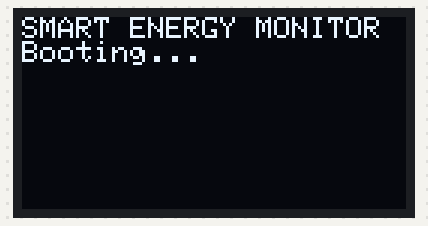
A program run on a simulated ESP32. Shown: 128×64 one-colour display. WiFi joins after 1.5 s; servers stay silent unless stated; random numbers use the default seed unless the program sets one; no MQTT or app messages arrive unless stated; what the program prints to the serial monitor is not drawn.

Above: at 0.4 s.
At 4.4 s:
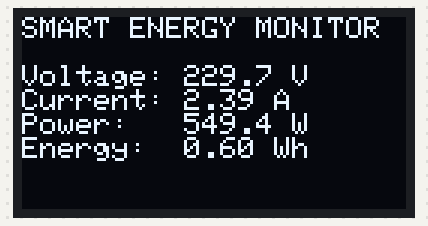
At 9.4 s:
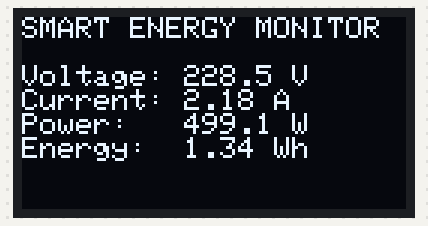
At 19.4 s:
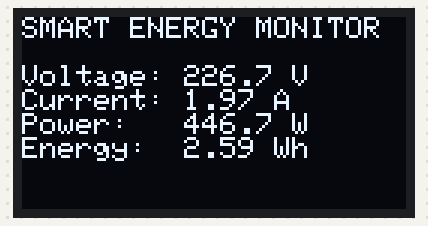
At 28.4 s:
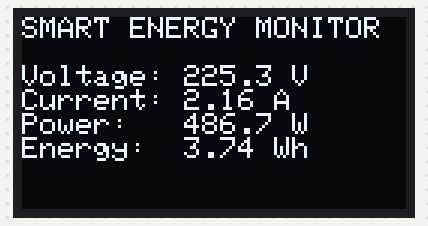
At 38.4 s:
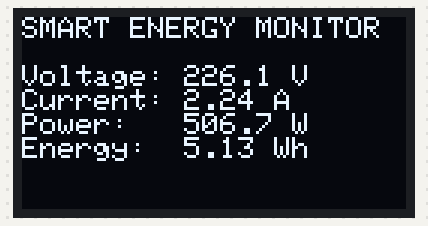

The program:

main.cpp
```cpp
/*
 * Smart Energy Monitor - ESP32 firmware entry point.
 *
 * Reads voltage/current (simulated or real, see sensor.cpp), computes
 * power/energy, shows the latest values on an OLED, and publishes JSON
 * readings over MQTT. Everything is scheduled with millis() - there are
 * no blocking delay() calls in the main loop, so WiFi/MQTT reconnects and
 * sensor sampling never freeze the device.
 */
#include <Arduino.h>
#include <WiFi.h>

#include "config.h"
#include "sensor.h"
#include "energy.h"
#include "mqtt.h"
#include "display.h"

Sensor sensor;
EnergyMeter energyMeter;
MqttManager mqttManager;
Display display;

unsigned long lastSensorSampleMs = 0;
unsigned long lastDisplayUpdateMs = 0;
unsigned long lastMqttPublishMs = 0;
unsigned long lastWifiAttemptMs = 0;

SensorReading latestReading = {230.0f, 0.0f};

bool wifiConnectInProgress = false;
unsigned long wifiConnectStartedMs = 0;

// ---------------------------------------------------------------------------
// WiFi: non-blocking connect with timeout + automatic reconnection.
// ---------------------------------------------------------------------------
void startWifiConnect() {
    Serial.println("WiFi connecting...");
    WiFi.mode(WIFI_STA);
    WiFi.begin(WIFI_SSID, WIFI_PASSWORD);
    wifiConnectInProgress = true;
    wifiConnectStartedMs = millis();
}

void handleWifi() {
    if (WiFi.status() == WL_CONNECTED) {
        if (wifiConnectInProgress) {
            wifiConnectInProgress = false;
            Serial.print("WiFi connected. IP: ");
            Serial.println(WiFi.localIP());
        }
        return;
    }

    // Not connected right now.
    if (!wifiConnectInProgress) {
        // Retry periodically rather than hammering WiFi.begin().
        unsigned long now = millis();
        if (now - lastWifiAttemptMs >= 5000UL) {
            lastWifiAttemptMs = now;
            startWifiConnect();
        }
        return;
    }

    // A connection attempt is in progress - check for timeout without blocking.
    if (millis() - wifiConnectStartedMs >= WIFI_CONNECT_TIMEOUT_MS) {
        Serial.println("WiFi connect timed out, will retry.");
        wifiConnectInProgress = false;
        lastWifiAttemptMs = millis();
    }
}

// ---------------------------------------------------------------------------
void setup() {
    Serial.begin(115200);
    delay(200); // brief pause purely for USB-serial enumeration, not logic

    Serial.println();
    Serial.println("=== Smart Energy Monitor booting ===");

    display.begin();
    display.showMessage("SMART ENERGY MONITOR", "Booting...");

    sensor.begin();
    energyMeter.begin();
    mqttManager.begin();

    startWifiConnect();
    lastSensorSampleMs = lastDisplayUpdateMs = lastMqttPublishMs = millis();
}

// ---------------------------------------------------------------------------
void loop() {
    unsigned long now = millis();

    // WiFi + MQTT connectivity are both handled non-blockingly every loop.
    handleWifi();
    mqttManager.loop();

    // --- Sensor sampling (every SENSOR_SAMPLE_INTERVAL_MS) ---
    if (now - lastSensorSampleMs >= SENSOR_SAMPLE_INTERVAL_MS) {
        unsigned long elapsed = now - lastSensorSampleMs;
        lastSensorSampleMs = now;

        Serial.println("Sensor reading...");
        latestReading = sensor.read();
        energyMeter.update(latestReading, elapsed);
    }

    // --- OLED update (every DISPLAY_UPDATE_INTERVAL_MS) ---
    if (now - lastDisplayUpdateMs >= DISPLAY_UPDATE_INTERVAL_MS) {
        lastDisplayUpdateMs = now;
        display.showReadings(
            latestReading.voltage,
            latestReading.current,
            energyMeter.instantaneousPowerW(),
            energyMeter.sessionEnergyWh()
        );
    }

    // --- MQTT publish (every MQTT_PUBLISH_INTERVAL_MS) ---
    if (now - lastMqttPublishMs >= MQTT_PUBLISH_INTERVAL_MS) {
        lastMqttPublishMs = now;
        if (mqttManager.isConnected()) {
            mqttManager.publishReading(
                (unsigned long)(millis() / 1000), // NOTE: use RTC/NTP epoch in production
                latestReading.voltage,
                latestReading.current,
                energyMeter.instantaneousPowerW(),
                energyMeter.sessionEnergyWh()
            );
        } else {
            Serial.println("Skipping publish: MQTT not connected.");
        }
    }
}
```

display.cpp
```cpp
#include "display.h"
#include "config.h"
#include <Wire.h>
#include <Adafruit_GFX.h>
#include <Adafruit_SSD1306.h>

static Adafruit_SSD1306 oled(OLED_WIDTH, OLED_HEIGHT, &Wire, OLED_RESET_PIN);

bool Display::begin() {
    Wire.begin();
    _available = oled.begin(SSD1306_SWITCHCAPVCC, OLED_I2C_ADDRESS);
    if (!_available) {
        Serial.println("[display] SSD1306 not found - continuing without OLED.");
        return false;
    }
    oled.clearDisplay();
    oled.setTextColor(SSD1306_WHITE);
    oled.setTextSize(1);
    oled.setCursor(0, 0);
    oled.println("SMART ENERGY MONITOR");
    oled.println("Starting...");
    oled.display();
    return true;
}

void Display::showReadings(float voltage, float current, float power, float energyWh) {
    if (!_available) return;

    oled.clearDisplay();
    oled.setCursor(0, 0);
    oled.setTextSize(1);
    oled.println("SMART ENERGY MONITOR");
    oled.println();

    oled.print("Voltage: ");
    oled.print(voltage, 1);
    oled.println(" V");

    oled.print("Current: ");
    oled.print(current, 2);
    oled.println(" A");

    oled.print("Power:   ");
    oled.print(power, 1);
    oled.println(" W");

    oled.print("Energy:  ");
    oled.print(energyWh, 2);
    oled.println(" Wh");

    oled.display();
}

void Display::showMessage(const char *line1, const char *line2) {
    if (!_available) return;

    oled.clearDisplay();
    oled.setCursor(0, 0);
    oled.setTextSize(1);
    oled.println(line1);
    if (line2) {
        oled.println(line2);
    }
    oled.display();
}
```

display.h
```cpp
#pragma once
#include <Arduino.h>

/*
 * display.h - OLED (SSD1306) output. Keeps the UI simple and readable:
 * shows the latest voltage, current, power, and session energy.
 */
class Display {
public:
    // Returns false if the display was not found on the I2C bus (firmware
    // continues running headless in that case - never blocks on this).
    bool begin();

    void showReadings(float voltage, float current, float power, float energyWh);
    void showMessage(const char *line1, const char *line2 = nullptr);

private:
    bool _available = false;
};
```

energy.cpp
```cpp
#include "energy.h"

void EnergyMeter::begin() {
    _powerW = 0.0f;
    _sessionEnergyWh = 0.0;
    _todayEnergyWh = 0.0;
}

float EnergyMeter::update(const SensorReading &reading, unsigned long elapsedMs) {
    // P = V x I
    _powerW = reading.voltage * reading.current;

    // Energy (Wh) = Power (W) x Time (h)
    double elapsedHours = elapsedMs / 3600000.0; // ms -> h
    double deltaWh = _powerW * elapsedHours;

    _sessionEnergyWh += deltaWh;
    _todayEnergyWh += deltaWh;

    return _powerW;
}

void EnergyMeter::resetDaily() {
    _todayEnergyWh = 0.0;
}
```

energy.h
```cpp
#pragma once
#include "sensor.h"

/*
 * energy.h - power/energy calculations.
 *
 * Power (W)     = Voltage (V) x Current (A)
 * Energy (Wh)   = Power (W) x Time (h), accumulated across samples
 */
class EnergyMeter {
public:
    void begin();

    // Feed a new sensor reading and elapsed time (ms) since the previous
    // sample; updates internal accumulators and returns instantaneous power.
    float update(const SensorReading &reading, unsigned long elapsedMs);

    float instantaneousPowerW() const { return _powerW; }
    float sessionEnergyWh() const { return _sessionEnergyWh; }
    float todayEnergyWh() const { return _todayEnergyWh; }

    // Call once every 24h (or on manual reset) to roll the daily counter.
    void resetDaily();

private:
    float _powerW = 0.0f;
    double _sessionEnergyWh = 0.0;
    double _todayEnergyWh = 0.0;
};
```

mqtt.cpp
```cpp
#include "mqtt.h"
#include "config.h"
#include <ArduinoJson.h>

void MqttManager::begin() {
    snprintf(_readingsTopic, sizeof(_readingsTopic), MQTT_TOPIC_READINGS_FMT, DEVICE_ID);
    snprintf(_statusTopic, sizeof(_statusTopic), MQTT_TOPIC_STATUS_FMT, DEVICE_ID);

    _mqttClient.setClient(_wifiClient);
    _mqttClient.setServer(MQTT_HOST, MQTT_PORT);
    _mqttClient.setBufferSize(384); // JSON payloads are small but give headroom
}

bool MqttManager::isConnected() {
    return _mqttClient.connected();
}

void MqttManager::tryConnect() {
    if (WiFi.status() != WL_CONNECTED) {
        return; // wait for WiFi manager to reconnect first
    }

    Serial.println("MQTT connecting...");

    bool ok;
    // Last-Will-and-Testament: broker publishes "offline" for us if we
    // disconnect unexpectedly (crash, power loss, etc.)
    StaticJsonDocument<128> lwt;
    lwt["device_id"] = DEVICE_ID;
    lwt["status"] = "offline";
    char lwtPayload[128];
    size_t n = serializeJson(lwt, lwtPayload);

    if (strlen(MQTT_USERNAME) > 0) {
        ok = _mqttClient.connect(DEVICE_ID, MQTT_USERNAME, MQTT_PASSWORD,
                                  _statusTopic, 1, true, lwtPayload, true);
    } else {
        ok = _mqttClient.connect(DEVICE_ID, nullptr, nullptr,
                                  _statusTopic, 1, true, lwtPayload, true);
    }

    if (ok) {
        Serial.println("MQTT connected.");
        publishStatus("online");
    } else {
        Serial.print("MQTT connect failed, rc=");
        Serial.println(_mqttClient.state());
    }
}

bool MqttManager::loop() {
    if (!_mqttClient.connected()) {
        unsigned long now = millis();
        // Non-blocking retry: only attempt reconnect every
        // MQTT_RECONNECT_INTERVAL_MS, never in a tight loop.
        if (now - _lastReconnectAttempt >= MQTT_RECONNECT_INTERVAL_MS) {
            _lastReconnectAttempt = now;
            tryConnect();
        }
        return false;
    }

    _mqttClient.loop();
    return true;
}

bool MqttManager::publishReading(unsigned long epochSeconds, float voltage, float current,
                                  float power, float energyWh) {
    if (!_mqttClient.connected()) return false;

    StaticJsonDocument<256> doc;
    doc["device_id"] = DEVICE_ID;
    doc["timestamp"] = epochSeconds;
    doc["voltage"] = voltage;
    doc["current"] = current;
    doc["power"] = power;
    doc["energy_wh"] = energyWh;

    char payload[256];
    size_t len = serializeJson(doc, payload);

    Serial.println("Publishing reading...");
    bool ok = _mqttClient.publish(_readingsTopic, payload, len);
    if (ok) {
        Serial.println("Reading published.");
    } else {
        Serial.println("Publish failed.");
    }
    return ok;
}

bool MqttManager::publishStatus(const char *status) {
    if (!_mqttClient.connected()) return false;

    StaticJsonDocument<128> doc;
    doc["device_id"] = DEVICE_ID;
    doc["status"] = status;

    char payload[128];
    size_t len = serializeJson(doc, payload);

    // retain=true so late-joining subscribers immediately know device status
    return _mqttClient.publish(_statusTopic, (const uint8_t *)payload, len, true);
}
```

mqtt.h
```cpp
#pragma once
#include <Arduino.h>
#include <WiFi.h>
#include <PubSubClient.h>

/*
 * mqtt.h - MQTT connectivity: non-blocking connect/reconnect + JSON publish.
 *
 * Publishes to:
 *   energy/{device_id}/readings  - periodic measurement payloads
 *   energy/{device_id}/status    - "online"/"offline" (retained, LWT)
 */
class MqttManager {
public:
    void begin();

    // Call every loop() iteration. Handles the PubSubClient loop and
    // non-blocking reconnect attempts. Returns true if currently connected.
    bool loop();

    bool isConnected();

    // Publish a reading as JSON: {device_id, timestamp, voltage, current, power, energy_wh}
    bool publishReading(unsigned long epochSeconds, float voltage, float current,
                         float power, float energyWh);

    bool publishStatus(const char *status);

private:
    WiFiClient _wifiClient;
    PubSubClient _mqttClient;

    char _readingsTopic[64];
    char _statusTopic[64];

    unsigned long _lastReconnectAttempt = 0;

    void tryConnect();
};
```

sensor.cpp
```cpp
#include "sensor.h"
#include "config.h"

void Sensor::begin() {
#if SENSOR_MODE_SIMULATED
    randomSeed(analogRead(0));
    Serial.println("[sensor] Running in SIMULATED mode (no hardware required).");
#else
    // TODO: initialize your real current/voltage sensing hardware here
    // (e.g. begin ADC, configure the current-transformer driver, etc.)
    Serial.println("[sensor] Running in HARDWARE mode.");
#endif
}

#if SENSOR_MODE_SIMULATED

static float bounded(float value, float lo, float hi) {
    if (value < lo) return lo;
    if (value > hi) return hi;
    return value;
}

// Generates a small, realistic drift around the previous value rather than
// fully random noise, so plotted values look like a real load.
static float nextValue(float previous, float maxStep, float lo, float hi) {
    float step = ((float)random(-1000, 1000) / 1000.0f) * maxStep;
    return bounded(previous + step, lo, hi);
}

SensorReading Sensor::read() {
    lastVoltage = nextValue(lastVoltage, 0.6f, 215.0f, 245.0f);

    // Occasionally simulate a load spike (e.g. an appliance switching on).
    float maxCurrentStep = (random(0, 100) < 3) ? 4.0f : 0.15f;
    lastCurrent = nextValue(lastCurrent, maxCurrentStep, 0.1f, 12.0f);

    SensorReading r;
    r.voltage = lastVoltage;
    r.current = lastCurrent;
    return r;
}

#else

SensorReading Sensor::read() {
    // TODO: replace with real ADC reads from your sensor module, converted
    // to RMS voltage/current. Keep the same struct shape so the rest of the
    // firmware (energy calculation, MQTT, display) needs no changes.
    SensorReading r;
    r.voltage = 0.0f;
    r.current = 0.0f;
    return r;
}

#endif
```

sensor.h
```cpp
#pragma once
#include <Arduino.h>

/*
 * sensor.h - abstraction over the voltage/current sensor.
 *
 * In SENSOR_MODE_SIMULATED (see config.h), readings are generated with
 * small realistic variations around typical mains values, so the whole
 * system can be developed and demoed with no electrical hardware at all.
 *
 * For real hardware: replace the body of Sensor::read() in sensor.cpp with
 * calls into your current-sensing module's driver (e.g. an ADC read from a
 * non-invasive CT clamp + a calibrated voltage reference). Do NOT connect
 * the ESP32 directly to mains - use an appropriately isolated module and
 * have the electrical wiring done by someone qualified to do so safely.
 */

struct SensorReading {
    float voltage;  // Volts (RMS)
    float current;  // Amps (RMS)
};

class Sensor {
public:
    void begin();

    // Returns the latest voltage/current reading.
    SensorReading read();

private:
    float lastVoltage = 230.0f;
    float lastCurrent = 2.2f;
};
```

config.h
```cpp
#pragma once
/*
 * config.h - central configuration for the Smart Energy Monitor firmware.
 *
 * IMPORTANT: never commit real credentials. Copy this file, fill in your
 * own values, and keep the real one out of version control (see
 * firmware/.gitignore-equivalent guidance in the README).
 */

// ---------------------------------------------------------------------------
// Device identity
// ---------------------------------------------------------------------------
#define DEVICE_ID "esp32-energy-01"

// ---------------------------------------------------------------------------
// Wi-Fi
// ---------------------------------------------------------------------------
#define WIFI_SSID "YOUR_WIFI_SSID"
#define WIFI_PASSWORD "YOUR_WIFI_PASSWORD"
#define WIFI_CONNECT_TIMEOUT_MS 15000UL

// ---------------------------------------------------------------------------
// MQTT
// ---------------------------------------------------------------------------
#define MQTT_HOST "192.168.1.100"
#define MQTT_PORT 1883
#define MQTT_USERNAME ""   // leave empty if broker allows anonymous access
#define MQTT_PASSWORD ""

// Topics (device id is interpolated at runtime, see mqtt.cpp)
#define MQTT_TOPIC_READINGS_FMT "energy/%s/readings"
#define MQTT_TOPIC_STATUS_FMT   "energy/%s/status"

#define MQTT_RECONNECT_INTERVAL_MS 5000UL

// ---------------------------------------------------------------------------
// Sensor mode
// ---------------------------------------------------------------------------
// SENSOR_MODE_SIMULATED is set via platformio.ini build_flags.
// 1 = generate realistic simulated readings (SAFE, no mains wiring needed)
// 0 = read from a real current/voltage sensor (see sensor.cpp for the
//     integration point; requires an appropriately isolated sensing module,
//     e.g. a non-invasive current transformer + a calibrated voltage
//     reference, wired by someone qualified to work with mains electricity).
#ifndef SENSOR_MODE_SIMULATED
#define SENSOR_MODE_SIMULATED 1
#endif

// ---------------------------------------------------------------------------
// Timing (all non-blocking, millis()-based - see main.cpp)
// ---------------------------------------------------------------------------
#define SENSOR_SAMPLE_INTERVAL_MS 1000UL
#define DISPLAY_UPDATE_INTERVAL_MS 1000UL
#define MQTT_PUBLISH_INTERVAL_MS 5000UL

// ---------------------------------------------------------------------------
// OLED display (SSD1306 over I2C)
// ---------------------------------------------------------------------------
#define OLED_WIDTH 128
#define OLED_HEIGHT 64
#define OLED_RESET_PIN -1
#define OLED_I2C_ADDRESS 0x3C
```

Measured:
- what the display in image 0 shows lasts 1.0 s, from 0.3 s to 1.3 s
